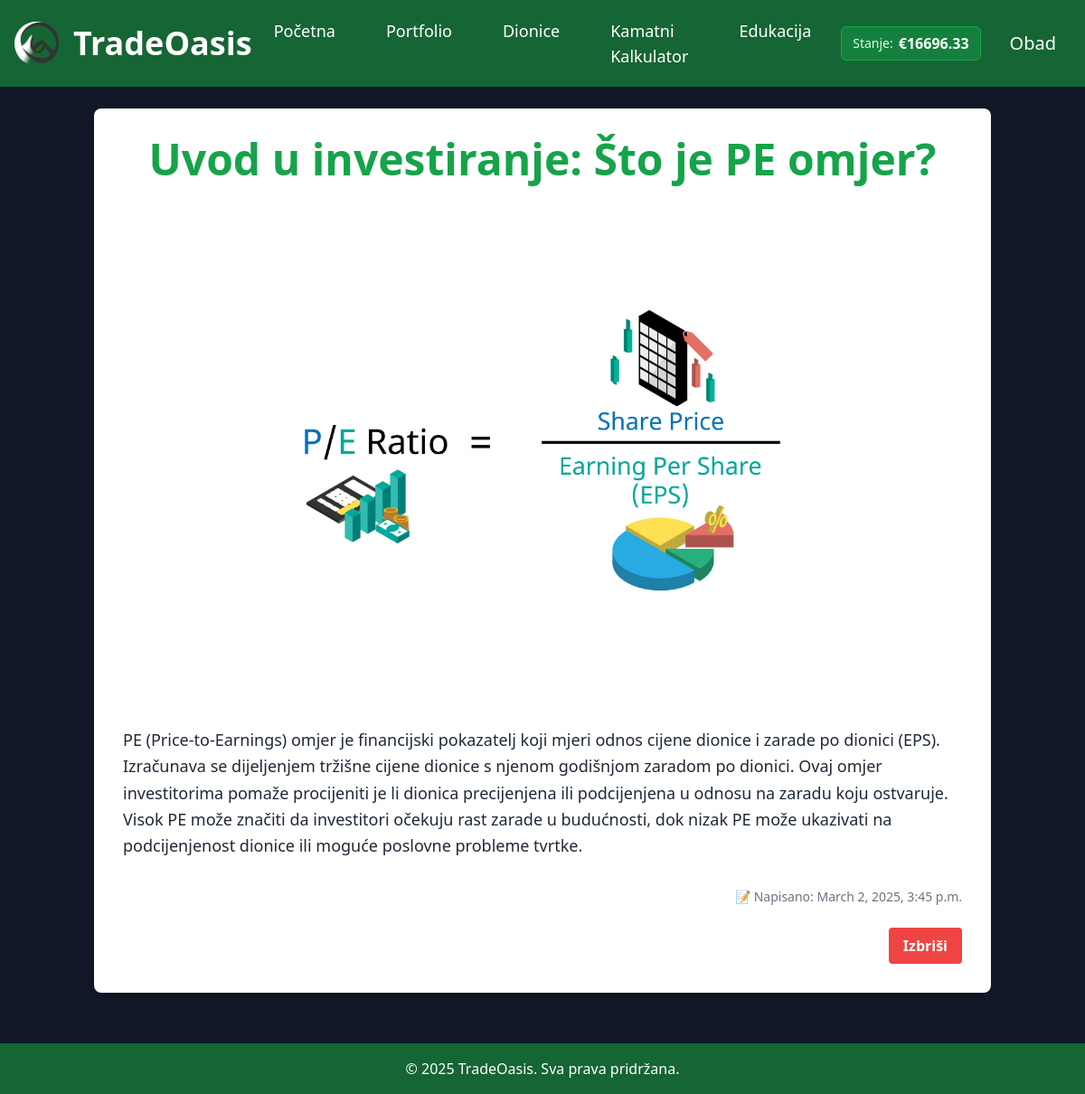
Page /education/uvod-u-investiranje-sto-je-pe-omjer/ (signed in) on the committed database.
### accounts/models.py (models this page shows, shortened)
class Portfolio(models.Model):
    user = models.OneToOneField(CustomUser, on_delete=models.CASCADE)
    cash_balance = models.DecimalField(max_digits=15, decimal_places=8, default=10000.00)  # Default $10,000 starting balance

class CustomUser(AbstractUser):
    email = models.EmailField(unique=True)

### education/models.py (models this page shows, shortened)
class Lesson(models.Model):
    title = models.CharField(max_length=100)
    slug = models.SlugField(unique=True, blank=True)  # Auto slug field
    body = models.TextField()
    created_at = models.DateTimeField(default=now)  # Auto date of creation
    thumbnail = models.ImageField(default='logo.png', blank=False)

### education/views.py (the view)
# urls.py: path('<slug:slug>/', views.lesson_detail, name='lesson_detail'),
def lesson_detail(request, slug):
    lesson = get_object_or_404(Lesson, slug=slug)
    return render(request, 'lesson_detail.html', {'lesson': lesson})

### accounts/context_processors.py (called while the page is built)
def user_info(request):
    return {
        'user': request.user
    }

def user_balance(request):
    context = {'user_balance': None}
    if request.user.is_authenticated:
        try:
            portfolio = Portfolio.objects.get(user=request.user)
            context['user_balance'] = portfolio.cash_balance
        except Portfolio.DoesNotExist:
            pass
    return context

### education/templates/lesson_detail.html (shortened to what this page needs)
{% extends 'base_layout.html' %}
{% block content %}
    <div class="max-w-6xl mx-auto bg-white shadow-lg rounded-lg p-8">
        <h1 class="text-5xl font-bold text-primary mb-6 text-center">{{ lesson.title }}</h1>
        {% if lesson.thumbnail %}
          <div class="p-6 rounded-lg">
            <img src="{{ lesson.thumbnail.url }}" alt="{{ lesson.title }}" class="w-full h-[500px] object-contain rounded-lg mb-8">
          </div>
        {% else %}
            <p class="text-gray-500 italic text-center mb-4">Slika nije dostupna</p>
        {% endif %}
        <p class="text-gray-800 text-lg leading-relaxed mb-8">{{ lesson.body }}</p>
        <p class="text-gray-500 text-sm text-right">📝 Napisano: {{ lesson.created_at }}</p>
        {% if user.is_superuser %}
        <div class="mt-6 text-right">
            <form method="POST" action="{% url 'education:delete_lesson' lesson.slug%}">
                <button type="submit" class="bg-red-500 hover:bg-red-600 text-white font-bold py-2 px-4 rounded">
                    Izbriši
                </button>
            </form>
        </div>
        {% endif %}
    </div>
{% endblock %}

### templates/base_layout.html (shortened to what this page needs)
{% load static %}
<!DOCTYPE html>
<html lang="en">
<head>
  <script src="https://cdn.tailwindcss.com"></script>
</head>
<body class="bg-gray-900 text-gray-100">
  <header class="bg-green-800 text-white py-6 flex justify-between items-center relative">
    <a href="/">
      <div class="ml-4 flex items-center space-x-4">
        <img src="{% static 'mini_logo.png' %}" alt="TradeOasis Logo" class="h-12 w-auto">
        <p href="/" class="text-4xl font-bold">TradeOasis</p>
      </div>
    </a>
    <nav class="absolute left-1/2 transform -translate-x-1/2 flex space-x-6 text-lg">
      <a href="/" class="text-white hover:bg-green-600 py-2 px-4 rounded">Početna</a>
      {% if user.is_authenticated %}
        <a href="/portfolio" class="text-white hover:bg-green-600 py-2 px-4 rounded">Portfolio</a>
      {% endif %}
      <a href="/stock" class="text-white hover:bg-green-600 py-2 px-4 rounded">Dionice</a>
      <a href="/interest_calculator" class="text-white hover:bg-green-600 py-2 px-4 rounded">Kamatni Kalkulator</a>
      <a href="/education" class="text-white hover:bg-green-600 py-2 px-4 rounded">Edukacija</a>
    </nav>
    <div class="mr-4">
      {% if user.is_authenticated %}
        <div class="flex items-center">
          {% if user_balance %}
          <div class="mr-4 bg-green-700 rounded-md px-3 py-1.5 border border-green-600 flex items-center">
            <span class="text-sm text-green-100 mr-1.5">Stanje:</span>
            <span class="font-bold text-white">€{{ user_balance|floatformat:2 }}</span>
          </div>
          {% endif %}
          <div class="relative text-white hover:bg-green-700 py-2 px-4 rounded group">
            <a href="/accounts" class="text-white text-xl block">{{ user.username }}</a>
          </div>
        </div>
      {% else %}
        <a href="{% url 'login' %}" class="text-white hover:bg-green-700 py-2 px-4 rounded border border-white">Prijava</a>
        <a href="{% url 'accounts' %}" class="bg-white text-green-800 hover:bg-green-100 py-2 px-6 rounded font-semibold">Započni danas</a>
      {% endif %}
    </div>
  </header>
  <main class="container mx-auto px-4 py-6">
    {% block content %}{% endblock %}
  </main>
  <footer class="bg-green-800 text-white py-4 mt-8">
    <div class="container mx-auto text-center">
      <p>&copy; 2025 TradeOasis. Sva prava pridržana.</p>
    </div>
  </footer>
</body>
</html>

### templates/base_layout.html (style rules this page uses)
html, body { height: 100%; margin: 0; }
body { display: flex; flex-direction: column; }
main { flex: 1; }

### rows in the picture
Portfolio: cash_balance "16696.33"
CustomUser: username "Obad"
Lesson: title "Uvod u investiranje: Što je PE omjer?", thumbnail (picture), body "PE (Price-to-Earnings) omjer je financijski pokazatelj koji mjeri odnos cijene dionice i zarade po dionici (EPS). Izračunava se dijeljenjem tržišne cijene dionice s njenom godišnjom zaradom po dionici. Ovaj omjer investitorima pomaže procijeniti je li dionica precijenjena ili podcijenjena u odnosu na zaradu koju ostvaruje. Visok PE može značiti da investitori očekuju rast zarade u budućnosti, dok nizak PE može ukazivati na podcijenjenost dionice ili moguće poslovne probleme tvrtke.", created_at "March 2, 2025, 3:45 p.m."
